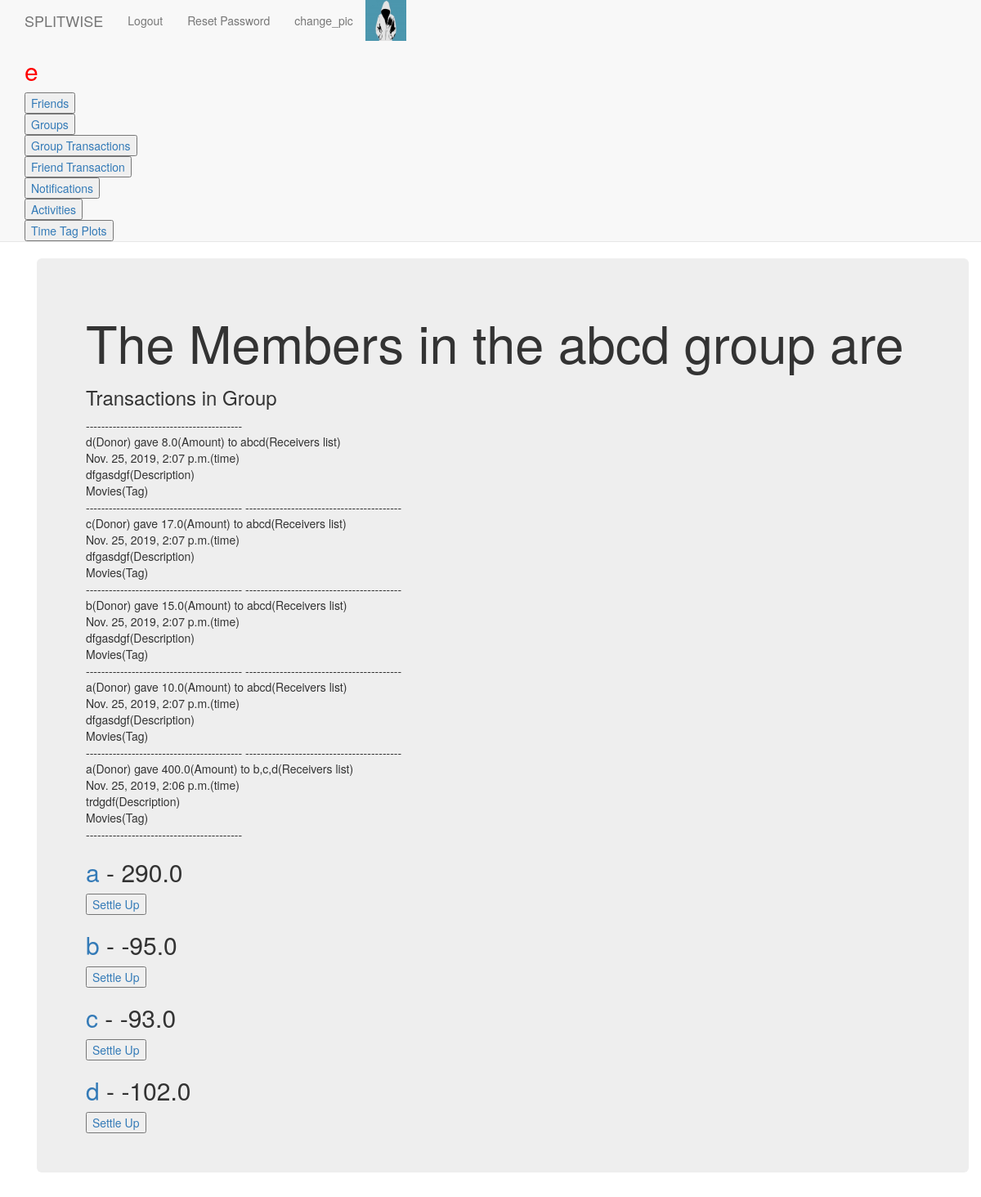
/dappx/view_group/abcd/ (signed in), run on the app's committed database.
### dappx/models.py (models this page shows, shortened)
class UserProfileInfo(models.Model):
	user = models.OneToOneField(User,on_delete=models.CASCADE)
	nickname = models.CharField(max_length=15,default='SOME STRING')
	portfolio_site = models.URLField(blank=True)
	profile_pic = models.ImageField(upload_to='profile_pics',default='profile.jpg')

class Activity(models.Model):
	Button_name = models.CharField(max_length=25)
	Group_name = models.CharField(max_length=20)
	Donor = models.CharField(max_length=200)
	Receivers_list = models.CharField(max_length=200)
	Amount = models.FloatField(default=0)
	Description = models.CharField(max_length=50)
	Time = models.DateTimeField(auto_now_add=True)
	Tag = models.CharField(max_length=15,default="other")

class GroupsModel(models.Model):
	Group = models.CharField(max_length=20)
	Member = models.ForeignKey(User,related_name='Member',on_delete=models.CASCADE)
	Amount = models.FloatField(default=0)
	Damount = models.FloatField(default=0)
	Description = models.CharField(max_length=50)
	Tag = models.CharField(max_length=15,default="Others")
	in_group = models.BooleanField(default=True)

### dappx/views.py (the view)
# urls.py: url(r'^view_group/(?P<operation>.+)/$', views.view_group, name='view_group'),
@login_required
def view_group(request, operation):
    print(type(operation)) ## operation is group name ##
    Member_objs = GroupsModel.objects.filter(Group=operation,in_group=True)
    print(Member_objs)
    print('view_group')
    Mem_Am_dict = {}
    for obj in Member_objs:
        Mem_Am_dict[obj.Member] = obj.Amount
    print(Mem_Am_dict)
    Mem_Am_dict.pop(request.user, None)
    Activity_objs = Activity.objects.filter(Group_name=operation,Button_name__in=['transact','Transactions_unequal']).order_by('-Time')
    Activity_objs2= Activity.objects.filter(Group_name=operation,Button_name='Transactions_unequal').order_by('-Time')
    return render(request, 'dappx/view_group.html',{'members_dict':Mem_Am_dict,'group':operation,'Activities':Activity_objs})

### templates/dappx/view_group.html
{% extends "dappx/usermain.html" %}
{% load staticfiles %}{% block body_block %}
  <div class="container">
    <div class="jumbotron">
		<h1>The Members in the {{ group }} group are</h1>
		<h3>Transactions in Group</h3>
		{% for obj in Activities %}
		-----------------------------------------
		<br>
		{{ obj.Donor }}(Donor) gave {{ obj.Amount }}(Amount) to {{ obj.Receivers_list }}(Receivers list)
		<br>
		{{ obj.Time }}(time)
		<br>
		{{ obj.Description }}(Description)
		<br>
		{{ obj.Tag }}(Tag)
		<br>
		-----------------------------------------
		{% endfor %}
		{% for key,value in members_dict.items %}
		{% ifnotequal key "no_group" %}
		<h2>
			<a href="">{{ key }}</a> - {{ value }}
		</h2>
			<a href="{% url 'dappx:settle_up_in_group' operation=group pk=key.pk %}">
        		<button>Settle Up</button>
      		</a>
      	{% endifnotequal %}
		{% endfor %}
    </div>
  </div>
{% endblock %}

### templates/dappx/usermain.html (shortened to what this page needs)
<!DOCTYPE html>
<html>
  <head>
    <link rel="stylesheet" href="https://maxcdn.bootstrapcdn.com/bootstrap/3.3.7/css/bootstrap.min.css"></head>
  <body>
    <nav class="navbar navbar-default navbar-static-top">
      <div class="container">
        <ul class="nav navbar-nav">
          <li><a class="navbar-brand" href="{% url 'usermain' %}">SPLITWISE</a></li>
          {% if user.is_authenticated %}
            <li><a href="{% url 'logout' %}">Logout</a></li>
            <li><a href="{% url 'dappx:Reset' %}">Reset Password</a></li>
            <img src="{{ user.userprofileinfo.profile_pic.url }}" alt=" " style="width:50px;height:50px;">
            <li><a href="{% url 'dappx:update_pic' %}">change_pic</a></li>
            <h2 style="color: red">{{ user.username }}</h2>
            <a href="{% url 'dappx:Friendstab' %}"><button>Friends</button></a>
            <br>
            <a href="{% url 'dappx:Groups' %}"><button>Groups</button></a>
            <br>
            <a href="{% url 'dappx:group_transactions' %}"><button>Group Transactions</button></a>
            <br>
            <a href="{% url 'dappx:friend_transaction' %}"><button>Friend Transaction</button></a>
            <br>
            <a href="{% url 'dappx:Notifications' %}"><button>Notifications</button>  {{ no_notify }}</a>
            <br>
            <a href="{% url 'dappx:activity' %}"><button>Activities</button></a>
            <br>
            <a href="{% url 'dappx:time_series_plots' %}"><button>Time Tag Plots</button></a>
          {% endif %}</ul>
      </div>
    </nav>
    <div class="container">
    {% block body_block %}
    {% endblock %}
    </div>
  </body>
</html>

### data on the page
Activity: Donor "d", Amount "8.0", Receivers_list "abcd", Time "Nov. 25, 2019, 2:07 p.m.", Description "dfgasdgf", Tag "Movies"
Activity: Donor "c", Amount "17.0", Receivers_list "abcd", Time "Nov. 25, 2019, 2:07 p.m.", Description "dfgasdgf", Tag "Movies"
Activity: Donor "b", Amount "15.0", Receivers_list "abcd", Time "Nov. 25, 2019, 2:07 p.m.", Description "dfgasdgf", Tag "Movies"
Activity: Donor "a", Amount "10.0", Receivers_list "abcd", Time "Nov. 25, 2019, 2:07 p.m.", Description "dfgasdgf", Tag "Movies"
Activity: Donor "a", Amount "400.0", Receivers_list "b,c,d", Time "Nov. 25, 2019, 2:06 p.m.", Description "trdgdf", Tag "Movies"

### other printed values
{{ user.username }} "e"
{{ group }} "abcd"
{{ key }} "a"
{{ value }} "290.0"
{{ key }} "b"
{{ value }} "-95.0"
{{ key }} "c"
{{ value }} "-93.0"
{{ key }} "d"
{{ value }} "-102.0"
